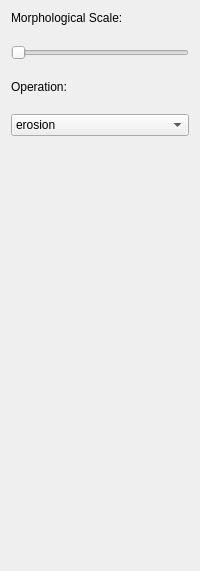
              <widget class="QWidget" name="morphological">
               <layout class="QVBoxLayout" name="verticalLayout_111">
                <property name="spacing">
                 <number>20</number>
                </property>
                <item>
                 <widget class="QLabel" name="label_141">
                  <property name="text">
                   <string>Morphological Scale:</string>
                  </property>
                 </widget>
                </item>
                <item>
                 <widget class="QSlider" name="morp_scale">
                  <property name="minimum">
                   <number>1</number>
                  </property>
                  <property name="orientation">
                   <enum>Qt::Horizontal</enum>
                  </property>
                 </widget>
                </item>
                <item>
                 <widget class="QLabel" name="label_142">
                  <property name="text">
                   <string>Operation:</string>
                  </property>
                 </widget>
                </item>
                <item>
                 <widget class="QComboBox" name="morp_ops_options">
                  <item>
                   <property name="text">
                    <string>erosion</string>
                   </property>
                  </item>
                  <item>
                   <property name="text">
                    <string>dilation</string>
                   </property>
                  </item>
                 </widget>
                </item>
                <item>
                 <spacer name="verticalSpacer_17">
                  <property name="orientation">
                   <enum>Qt::Vertical</enum>
                  </property>
                  <property name="sizeHint" stdset="0">
                   <size>
                    <width>20</width>
                    <height>424</height>
                   </size>
                  </property>
                 </spacer>
                </item>
               </layout>
              </widget>
